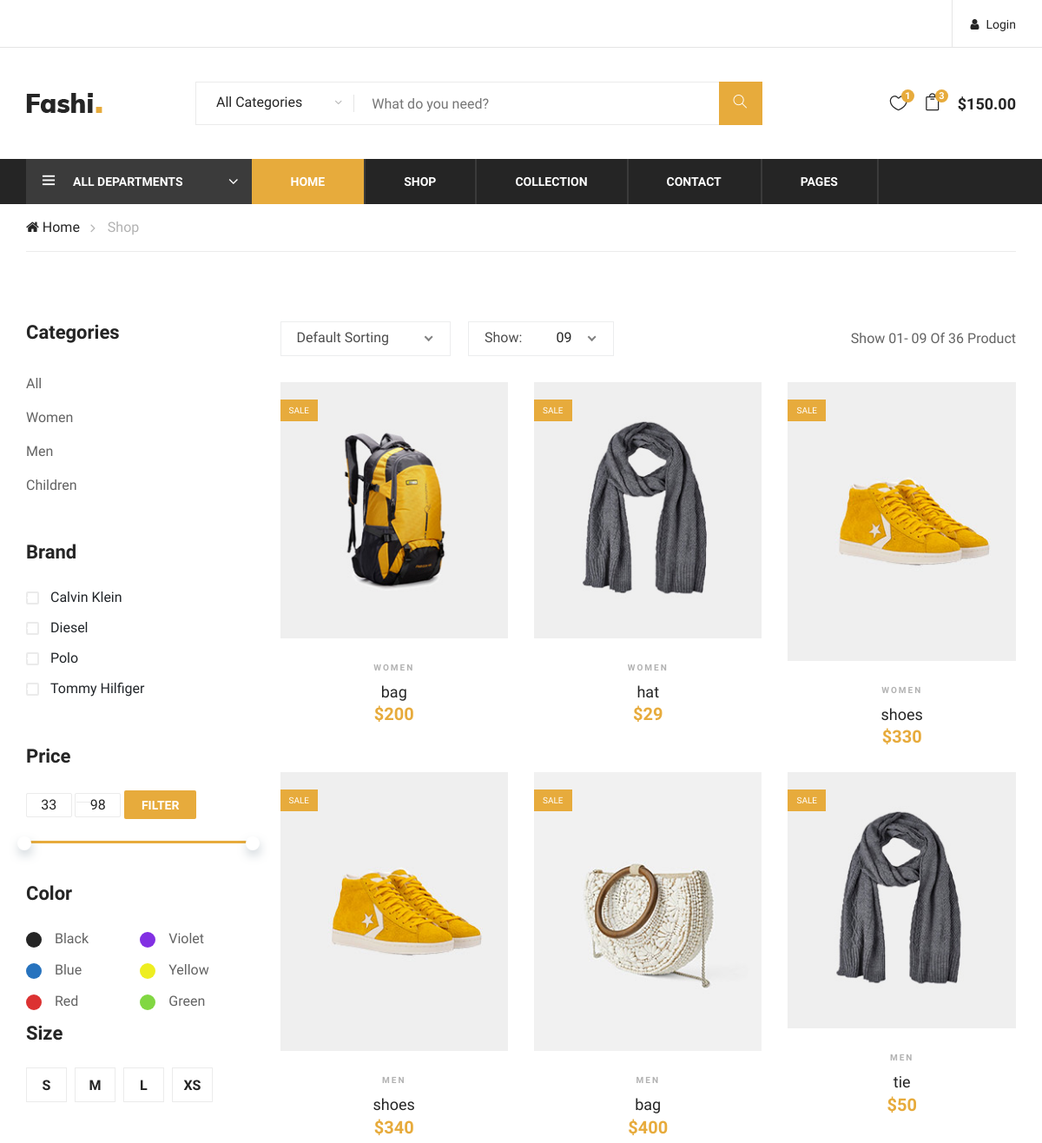
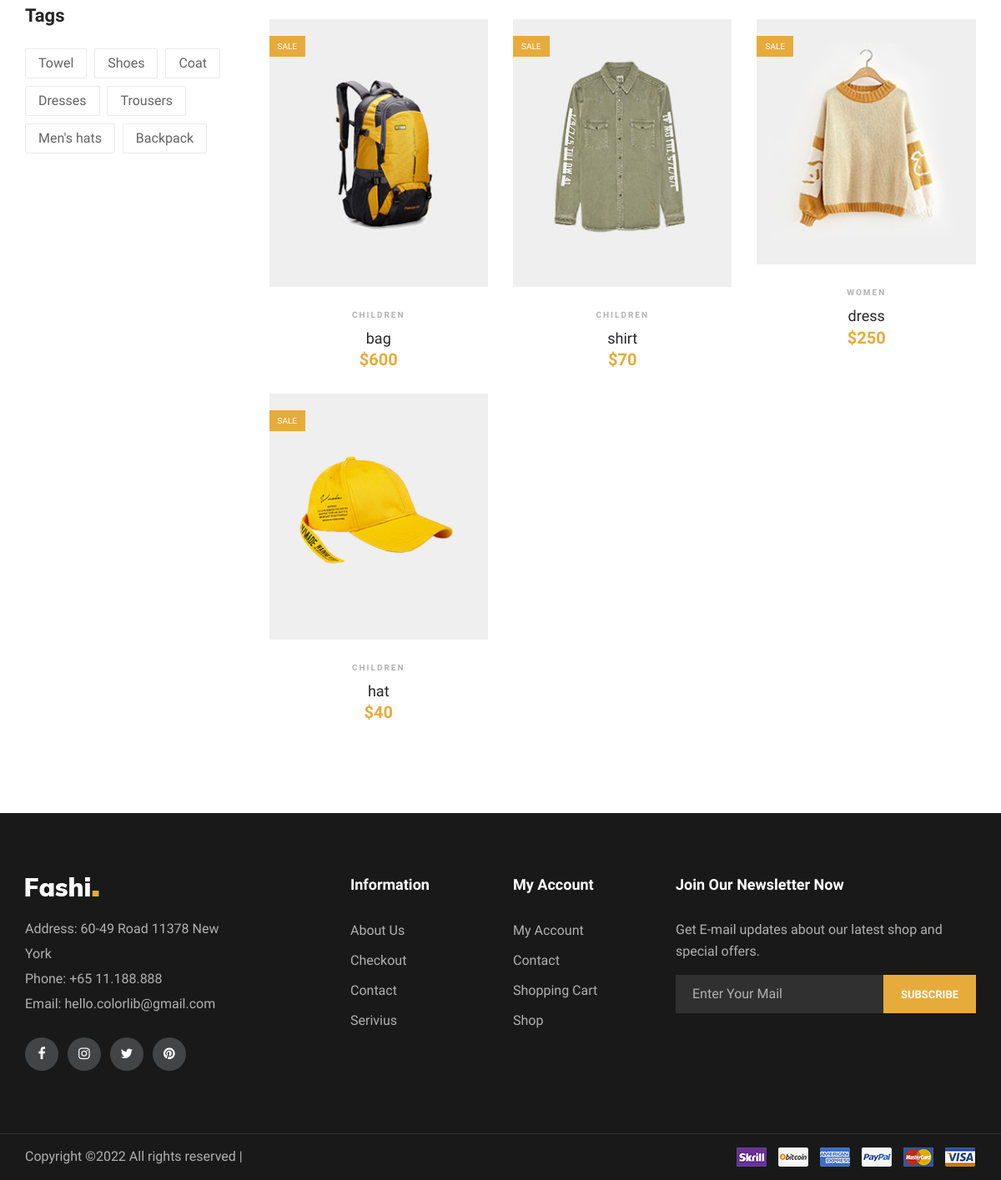
The app's page /shop/ with its own data (2 pictures, top to bottom).
### base/models.py (models this page shows, shortened)
class Category(models.Model):
    name=models.CharField(max_length=300)
    image=models.ImageField(null=True, max_length=100,default='')

class Product(models.Model):
    category=models.ForeignKey(Category, on_delete=models.CASCADE)
    admin=models.ForeignKey(User,on_delete=models.CASCADE)
    name= models.CharField(max_length=300)
    price=models.CharField(max_length=20)
    image=models.ImageField(null=True, max_length=100,default='')
    description=models.TextField(null=False,blank=False)
    stock=models.IntegerField()
    discount=models.IntegerField(null=True,blank=True)
    updated=models.DateTimeField(auto_now=True)
    created=models.DateTimeField(auto_now_add=True)
    class Meta:
        ordering=['-updated','-created']

### base/views.py (the view)
# urls.py: path('shop/',views.shop,name='shop'),
def shop(request):
    categorys=Category.objects.all()
    q=request.GET.get('q')
    if q==None:
        products=Product.objects.all()
        context={'categorys':categorys,'products':products}
        return render(request,'base/shop.html',context)
    else:
        products=Product.objects.filter(Q(category__name=q))
        context={'categorys':categorys,'products':products}
        return render(request,'base/shop.html',context)

### base/templates/base/shop.html (shortened to what this page needs)
{% extends 'main.html'%}
{%block content%}
{%load static%}
 <div class="breacrumb-section">
    <div class="container">
        <div class="row">
            <div class="col-lg-12">
                <div class="breadcrumb-text">
                    <a href="{%url 'home'%}"><i class="fa fa-home"></i> Home</a>
                    <span>Shop</span>
                </div>
            </div>
        </div>
    </div>
</div>
<section class="product-shop spad">
    <div class="container">
        <div class="row">
            {% include 'sidebar.html'%}
            <div class="col-lg-9 order-1 order-lg-2">
                <div class="product-show-option">
                    <div class="row">
                        <div class="col-lg-7 col-md-7">
                            <div class="select-option">
                            </div>
                        </div>
                        <div class="col-lg-5 col-md-5 text-right">
                            <p>Show 01- 09 Of 36 Product</p>
                        </div>
                    </div>
                </div>
                <div class="product-list">
                    <div class="row">
                        {%for product in products%}
                        <div class="col-lg-4 col-sm-6">
                            <div class="product-item">
                                <div class="pi-pic">
                                    <img src="{{product.image.url}}" alt="">
                                    <div class="sale pp-sale">Sale</div>
                                </div>
                                <div class="pi-text">
                                    <div class="catagory-name">{{product.category.name}}</div>
                                    <a href="{% url 'product' pk=product.id%}">
                                        <h5>{{product.name}}</h5>
                                    </a>
                                    <div class="product-price">
                                        ${{product.price}}
                                    </div>
                                </div>
                            </div>
                        </div>
                        {%endfor%}
                    </div>
                </div>
            </div>
        </div>
    </div>
</section>
{% endblock content%}

### templates/sidebar.html (shortened to what this page needs)
<div class="col-lg-3 col-md-6 col-sm-8 order-2 order-lg-1 produts-sidebar-filter">
    <div class="filter-widget">
        <h4 class="fw-title">Categories</h4>
        <ul class="filter-catagories">
            <li><a href="{% url 'shop' %}">All</a></li>
            {% for cat in categorys%}
            <li><a href="{% url 'shop' %}?q={{cat.name}}">{{cat.name}}</a></li>
            {% endfor%}
        </ul>
    </div>
    <div class="filter-widget">
        <h4 class="fw-title">Brand</h4>
        <div class="fw-brand-check">
            <div class="bc-item">
                <label for="bc-calvin">
                    Calvin Klein
                    <span class="checkmark"></span>
                </label>
            </div>
            <div class="bc-item">
                <label for="bc-diesel">
                    Diesel
                    <span class="checkmark"></span>
                </label>
            </div>
            <div class="bc-item">
                <label for="bc-polo">
                    Polo
                    <span class="checkmark"></span>
                </label>
            </div>
            <div class="bc-item">
                <label for="bc-tommy">
                    Tommy Hilfiger
                    <span class="checkmark"></span>
                </label>
            </div>
        </div>
    </div>
    <div class="filter-widget">
        <h4 class="fw-title">Price</h4>
        <div class="filter-range-wrap">
            <div class="range-slider">
                <div class="price-input">
                    <form method="POST" >
                    <input type="text"  name="min" id="minamount" placeholder="  ">
                    <input type="text" name="max" id="maxamount" placeholder="  ">
                    <a href="{% url 'pricefilter'%}" class="filter-btn">Filter</a>
                </form>
                </div>
            </div>
            <div class="price-range ui-slider ui-corner-all ui-slider-horizontal ui-widget ui-widget-content"
                data-min="33" data-max="98">
                <span tabindex="0" class="ui-slider-handle ui-corner-all ui-state-default"></span>
                <span tabindex="0" class="ui-slider-handle ui-corner-all ui-state-default"></span>
            </div>
        </div>
    </div>
    <div class="filter-widget">
        <h4 class="fw-title">Color</h4>
        <div class="fw-color-choose">
            <div class="cs-item">
                <label class="cs-black" for="cs-black">Black</label>
            </div>
            <div class="cs-item">
                <label class="cs-violet" for="cs-violet">Violet</label>
            </div>
            <div class="cs-item">
                <label class="cs-blue" for="cs-blue">Blue</label>
            </div>
            <div class="cs-item">
                <label class="cs-yellow" for="cs-yellow">Yellow</label>
            </div>
            <div class="cs-item">
                <label class="cs-red" for="cs-red">Red</label>
            </div>
            <div class="cs-item">
                <label class="cs-green" for="cs-green">Green</label>
            </div>
        </div>
    </div>
    <div class="filter-widget">
        <h4 class="fw-title">Size</h4>
        <div class="fw-size-choose">
            <div class="sc-item">
                <label for="s-size">s</label>
            </div>
            <div class="sc-item">
                <label for="m-size">m</label>
            </div>
            <div class="sc-item">
                <label for="l-size">l</label>
            </div>
            <div class="sc-item">
                <label for="xs-size">xs</label>
            </div>
        </div>
    </div>
    <div class="filter-widget">
        <h4 class="fw-title">Tags</h4>
        <div class="fw-tags">
            <a href="#">Towel</a>
            <a href="#">Shoes</a>
            <a href="#">Coat</a>
            <a href="#">Dresses</a>
            <a href="#">Trousers</a>
            <a href="#">Men's hats</a>
            <a href="#">Backpack</a>
        </div>
    </div>
</div>

### records on screen
Category: name "Women"
Category: name "Men"
Category: name "Children"
Product: image (picture), category.name "WOMEN", name "bag", price "200"
Product: image (picture), category.name "WOMEN", name "hat", price "29"
Product: image (picture), category.name "WOMEN", name "shoes", price "330"
Product: image (picture), category.name "MEN", name "shoes", price "340"
Product: image (picture), category.name "MEN", name "bag", price "400"
Product: image (picture), category.name "MEN", name "tie", price "50"
Product: image (picture), category.name "CHILDREN", name "bag", price "600"
Product: image (picture), category.name "CHILDREN", name "shirt", price "70"
Product: image (picture), category.name "WOMEN", name "dress", price "250"
Product: image (picture), category.name "CHILDREN", name "hat", price "40"
